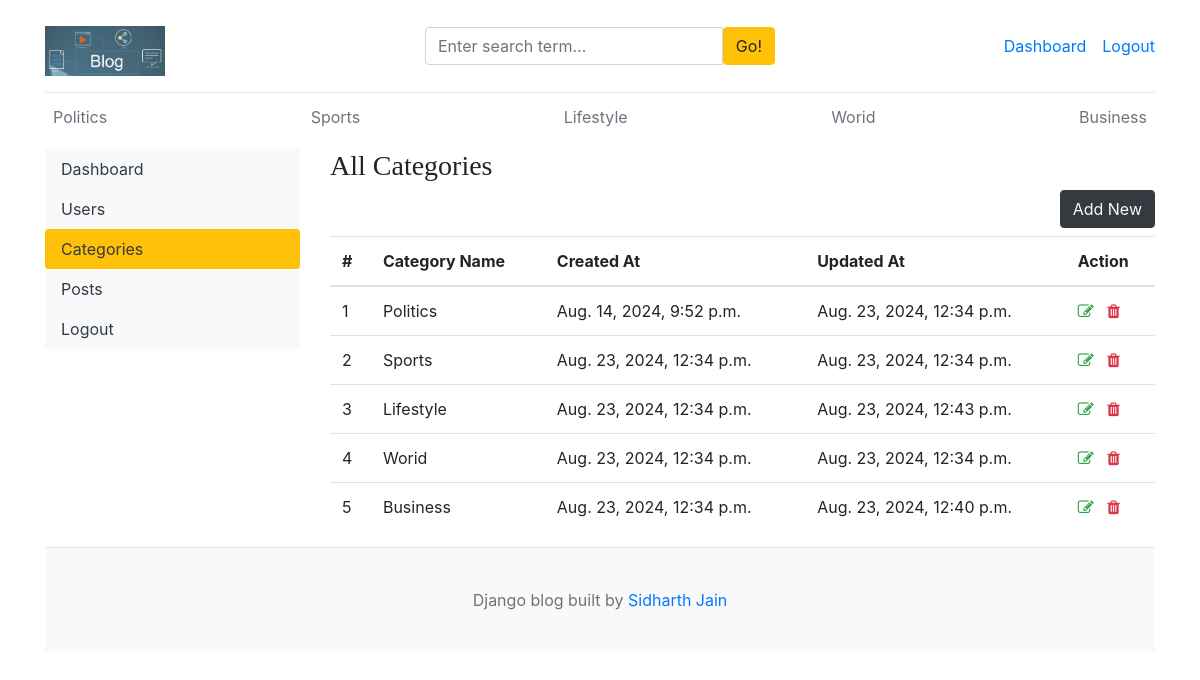
/dashboard/categories/ (signed in), run on the app's committed database.
### blog_app/models.py (models this page shows, shortened)
class Category(models.Model):
    category_name = models.CharField(max_length=50,unique=True) # unique = True - one category by one name only
    created_at = models.DateTimeField(auto_now_add=True)
    updated_at = models.DateTimeField(auto_now=True)
    class Meta:
        verbose_name_plural = 'categories'

### dashboards/views.py (the view)
# urls.py: path('categories/',views.categories,name='categories'),
@login_required(login_url='login')
def categories(request):
    return render(request,'dashboard/categories.html')

### blog_app/context_processors.py (called while the page is built)
def get_categories(request):
    categories = Category.objects.all()
    return dict(categories = categories)

def get_social_links(request):
    social_links = SocialLink.objects.all()
    return dict(social_links=social_links)

### templates/dashboard/categories.html (shortened to what this page needs)
{% extends 'base.html' %}
{% block content %}
<div class="row">
{% include 'dashboard/sidebar.html' %}
    <div class="col-md-9">
        <h3>All Categories</h3>
        {% if perms.auth.view_user %}
        <a href="{% url 'add_category' %}" class="btn btn-dark text-light float-right mb-2" aria-disabled="true">Add New</a>
        {% endif %}
        <table class="table table-hover">
            <thead>
              <tr>
                <th>#</th>
                <th>Category Name</th>
                <th>Created At</th>
                <th>Updated At</th>
                <th>Action</th>
              </tr>
            </thead>
            <tbody>
              {% for cat in categories %}
              <tr>
                <td>{{ forloop.counter }}</tdscope=>
                <td>{{cat.category_name}}</td>
                <td>{{cat.created_at}}</td>
                <td>{{cat.updated_at}}</td>
                {% if perms.auth.view_user %}
                <td>
                    <a href="{% url 'edit_category' cat.pk %}"><i class="fa fa-edit text-success" title="Edit"></i></a>
                    <a href="{% url 'delete_category' cat.pk %}" aria-disabled="true"><i class="fa fa-trash text-danger" title="Delete"></i></a>
                </td>
                {% endif %}
              </tr>
              {% endfor %}
            </tbody>
          </table>
    </div>
</div>
{% endblock %}

### templates/base.html (shortened to what this page needs)
{% load static %}
<!DOCTYPE html>
<html lang="en">
<head>
    <link href="https://getbootstrap.com/docs/4.0/dist/css/bootstrap.min.css" rel="stylesheet">
    <link href="{% static 'css/blog.css'%}" rel="stylesheet">
    <link rel="stylesheet" href="https://cdnjs.cloudflare.com/ajax/libs/font-awesome/4.7.0/css/font-awesome.min.css">
</head>
<body>
    <div class="container">
        <header class="blog-header py-3">
            <div class="row flex-nowrap justify-content-between align-items-center">
            <div class="col-4 pt-1">
                <a class="blog-header-logo text-dark" href="/"><img src="{% static 'images/blog.jpg' %}" style="height:50px; width:120px;" alt="blog_logo_image" srcset=""></a>
            </div>
            <div class="col-4">
                <form action="{% url 'search' %}" method="GET">
                    <div class="input-group">
                        <input class="form-control" type="text" name="keyword" value="{{keyword}}" placeholder="Enter search term..." aria-label="Enter search term..." aria-describedby="button-search" />
                        <button class="btn btn-warning" id="button-search" type="submit">Go!</button>
                    </div>
                </form>
            </div>
            <div class="col-4 d-flex justify-content-end align-items-center">
                {% if not user.is_authenticated %}
                <a class="btn btn-sm btn-warning" href="{% url 'login' %}">Login</a> &nbsp;
                <a class="btn btn-sm btn-outline-secondary" href="{% url 'register' %}">Register</a>
                {% else %}
                <span><a href="{% url 'dashboard' %}">Dashboard</a></span>
                <span><a href="{% url 'logout' %}">Logout</a></span>
                {% endif %}
            </div>
            </div>
        </header>
    <div class="nav-scroller py-1 mb-2">
        <nav class="nav d-flex justify-content-between">
        {% for cat in categories %}
            <a class="p-2 text-muted" href="{% url 'posts_by_category' cat.pk %}">{{cat.category_name}}</a>
        {% endfor %}
        </nav>
    </div>
{% block content %}
{% endblock %}
    <footer class="blog-footer">
        <p>Django blog built by <a href="#">Sidharth Jain</a></p>
    </footer>
    </body>
</html>

### blog_main/static/css/blog.css (style rules this page uses)
.blog-header { border-bottom: 1px solid #e5e5e5; }
.blog-header-logo { font-family: "Playfair Display", Georgia, "Times New Roman", serif; font-size: 2.25rem; }
h1, h2, h3, h4, h5, h6 { font-family: "Playfair Display", Georgia, "Times New Roman", serif; }
.blog-footer { padding: 2.5rem 0; color: #727272; text-align: center; background-color: #f9f9f9; border-top: .05rem solid #e5e5e5; }
.blog-footer p:last-child { margin-bottom: 0; }

### data on the page
Category: category_name "Politics", created_at "Aug. 14, 2024, 9:52 p.m.", updated_at "Aug. 23, 2024, 12:34 p.m."
Category: category_name "Sports", created_at "Aug. 23, 2024, 12:34 p.m.", updated_at "Aug. 23, 2024, 12:34 p.m."
Category: category_name "Lifestyle", created_at "Aug. 23, 2024, 12:34 p.m.", updated_at "Aug. 23, 2024, 12:43 p.m."
Category: category_name "Worid", created_at "Aug. 23, 2024, 12:34 p.m.", updated_at "Aug. 23, 2024, 12:34 p.m."
Category: category_name "Business", created_at "Aug. 23, 2024, 12:34 p.m.", updated_at "Aug. 23, 2024, 12:40 p.m."
